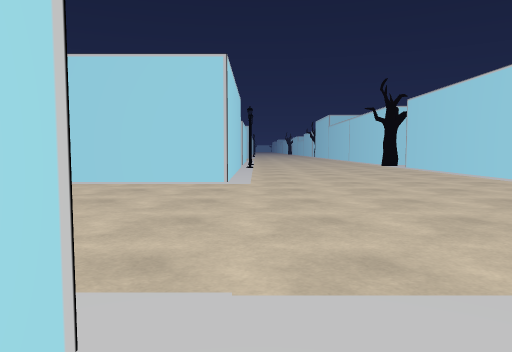
View 1 (above)

24 first-person views from a walk through a Unity game level. The camera is 1.5 m above the floor, tilts 4° down and sees 70° across. Doors are open. The floor is counted in squares, 2 m on a side. Each view is taken from the middle of a square. On the plan, view 1 faces up. The plan holds only what a view shows up to about 11 squares ahead; the rest is blank. The place goes on beyond the plan. The player character is not drawn. Some surface patterns are stand-ins.

View 2
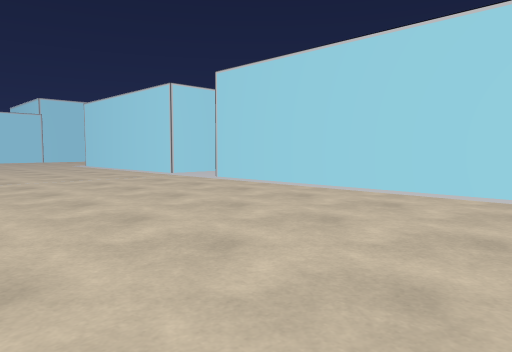

View 3
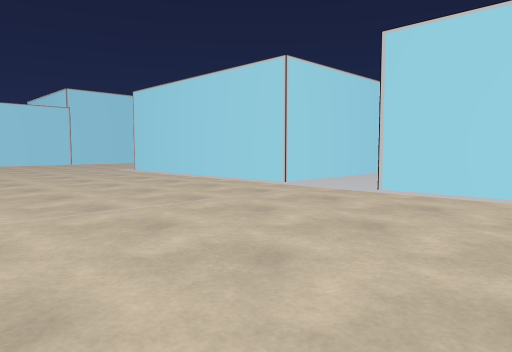

View 4
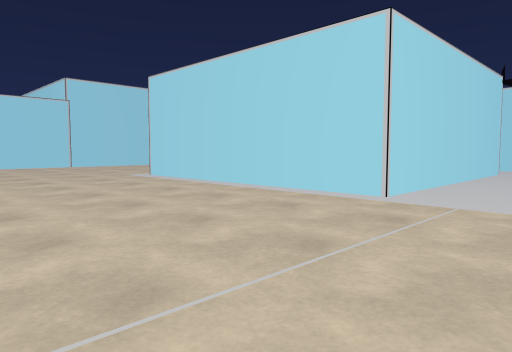

View 5
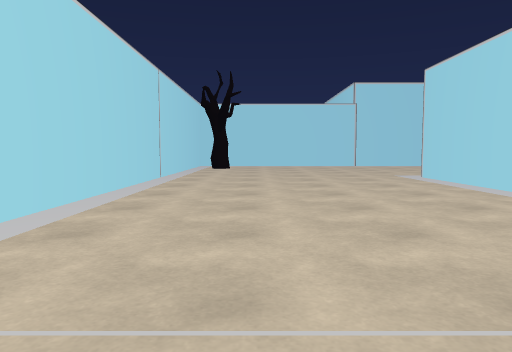

View 6
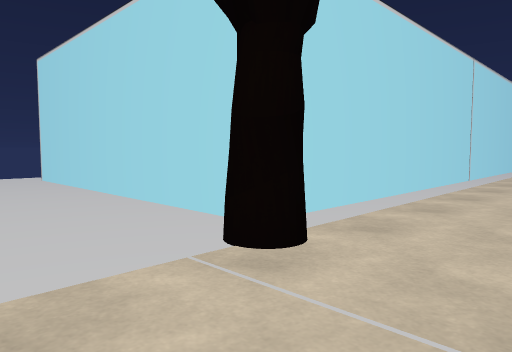

View 7
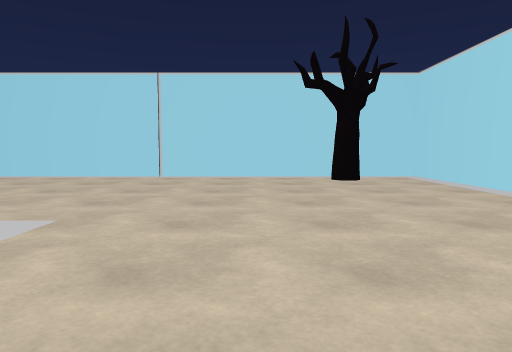

View 8
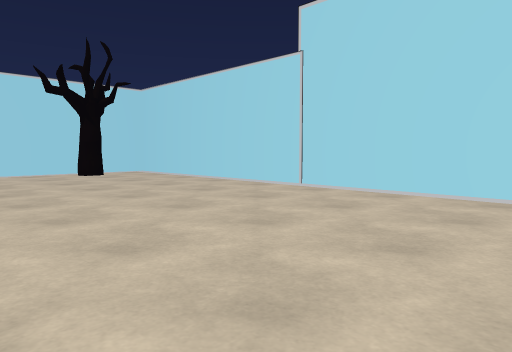

View 9
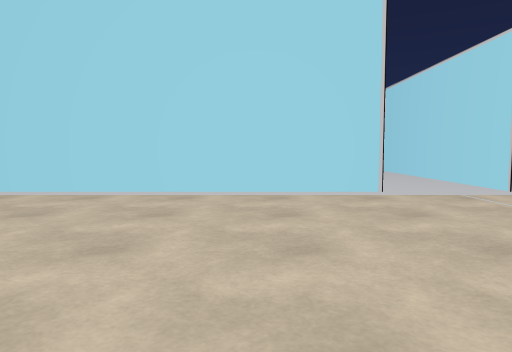

View 10
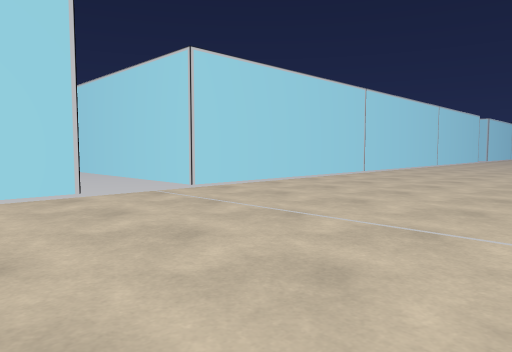

View 11
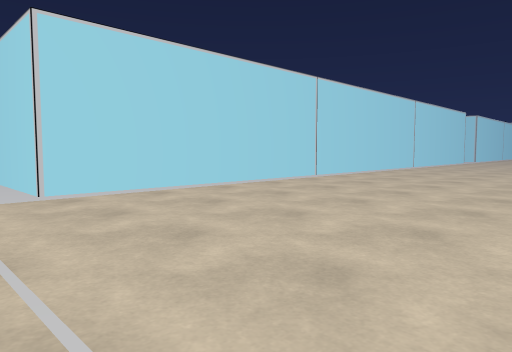

View 12
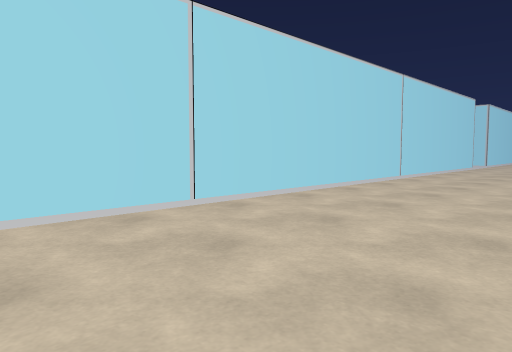

View 13
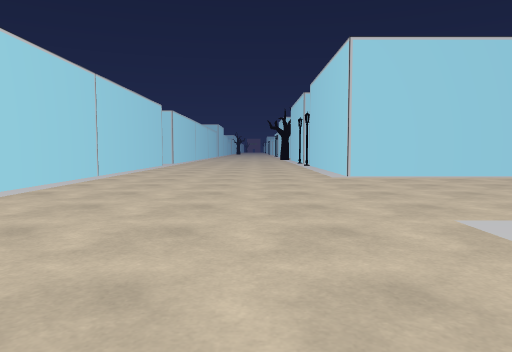

View 14
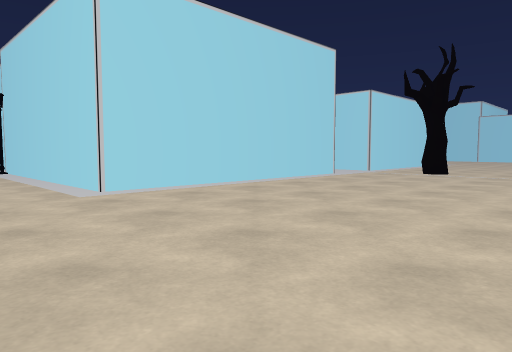

View 15
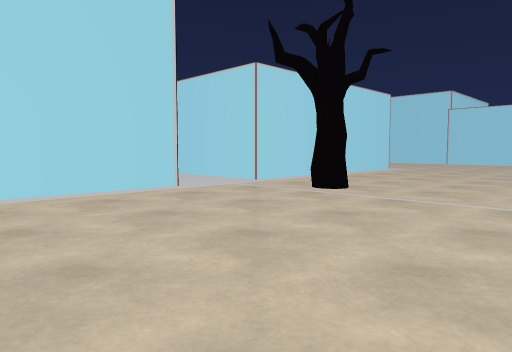

View 16
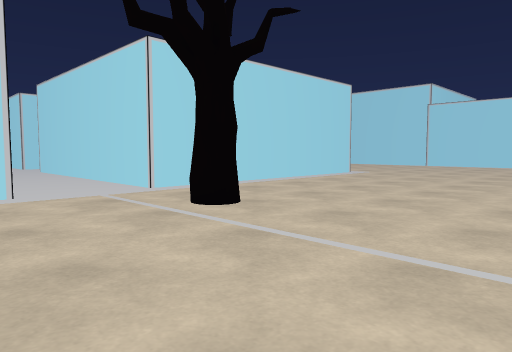

View 17
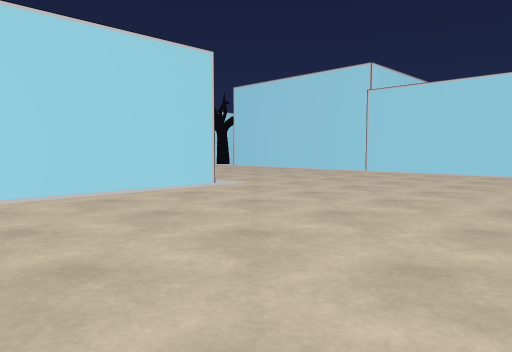

View 18
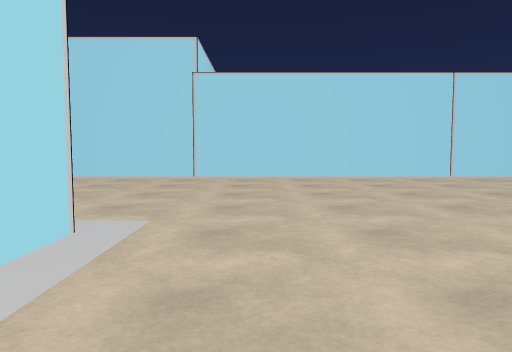

View 19
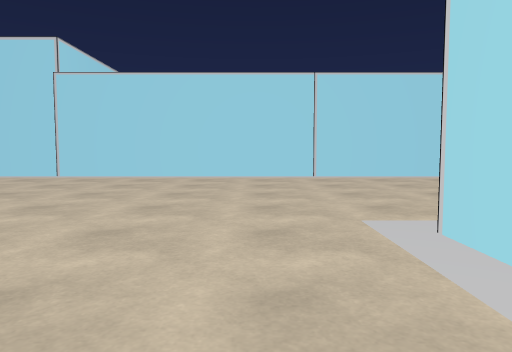

View 20
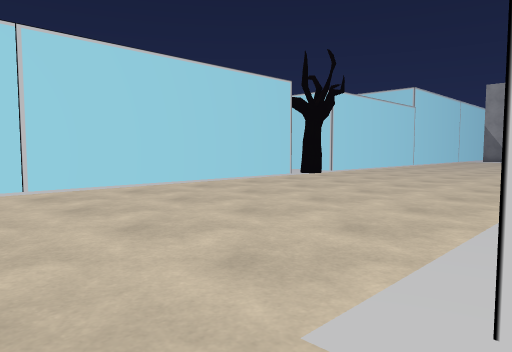

View 21
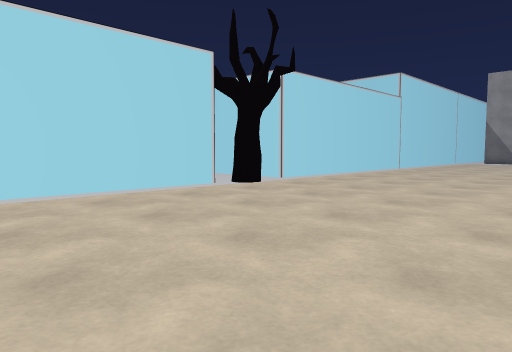

View 22
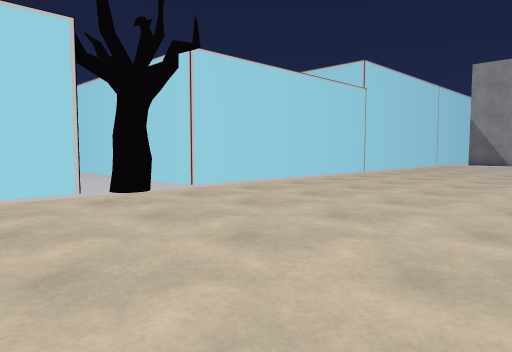

View 23
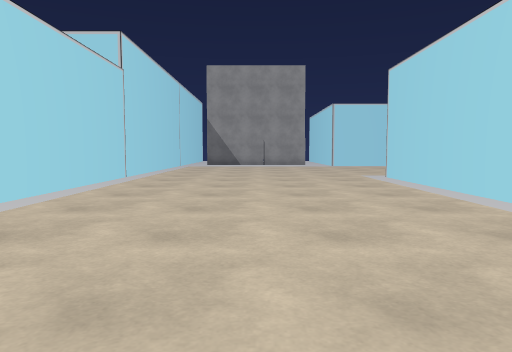

View 24
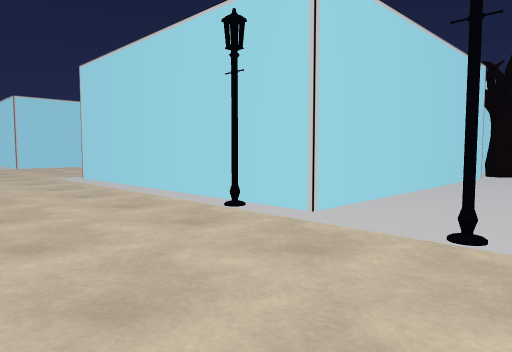

### Floor plan
Key: @ floor where view 1 was taken; # wall or solid block; . floor; T tree; L lamp; O other object.
Columns run from 27 left of view 1 to 8 right of it. Each row starts with its distance up from view 1.
 40         .#
 39         .#       ..#
 38         .#       ..#
 37         .#       ..#            ..#
 36         .#       ..#          ....#
 35    ..  ..#       ..#       .......#
 34  #.......########..########.......#
 33  #................................#
 32  #................................#
 31  #................T...............#
 30  #................................#
 29  #................................#
 28  #................................#
 27  #........  .......  .............#
 26  #.......                ##.......#
 25  #.......                  .......#
 24  #......                   .......#
 23  #......                   .......#
 22  #......                   .......#
 21  #......                   .......#
 20  #.......                  .......#
 19 ##.......                  .......#
 18 ........              .....L.....TT.
 17 .........         O.................
 16  #.......       #.O########.......##
 15  #.......       #.        #L......#
 14  #.......       #.        #.......#
 13  #.......       #.        #.......#
 12  #.......       #.        #.......#
 11  #.......       #..       #.......#
 10  #.......       #..       #.......#
  9  #.......########..########.......#
  8  #................................#
  7  #...............................
  6  #..............................
  5  #..............................
  4  #.............................
  3  #..T.........................
  2  #..T...........TT..... ......
  1  ################..       #..
  0                 #..        @
 -1                 #..
 -2                 #..
 -3                 #..
 -4                 #..
 -5                 #.
 -6                 #.
 -7                 ..

Positions as (right, up) in squares from view 1, and headings:
1: (0, 0), facing up
2: (0, 2), facing up-left
3: (-5, 2), facing up-left
4: (-8, 3), facing up-left
5: (-8, 4), facing left
6: (-8, 4), facing down-left
7: (-21, 12), facing down
8: (-19, 14), facing down-left
9: (-19, 14), facing left
10: (-19, 14), facing up-left
11: (-19, 17), facing up-left
12: (-21, 23), facing up-left
13: (-21, 23), facing up
14: (-21, 27), facing up-right
15: (-15, 27), facing up-right
16: (-12, 27), facing up-right
17: (-6, 27), facing up-right
18: (-4, 32), facing right
19: (-4, 28), facing right
20: (-1, 28), facing down-right
21: (0, 24), facing down-right
22: (0, 21), facing down-right
23: (3, 19), facing down
24: (3, 19), facing down-left
